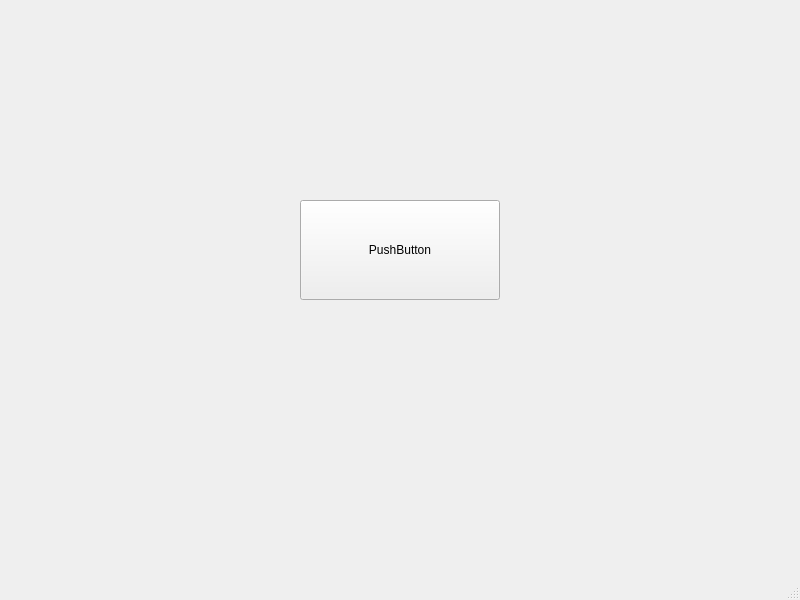
<?xml version="1.0" encoding="UTF-8"?>
<ui version="4.0">
 <class>MainWindow</class>
 <widget class="QMainWindow" name="MainWindow">
  <property name="geometry">
   <rect>
    <x>0</x>
    <y>0</y>
    <width>800</width>
    <height>600</height>
   </rect>
  </property>
  <property name="windowTitle">
   <string>MainWindow</string>
  </property>
  <widget class="QWidget" name="centralwidget">
   <widget class="QPushButton" name="pushButton">
    <property name="geometry">
     <rect>
      <x>300</x>
      <y>200</y>
      <width>200</width>
      <height>100</height>
     </rect>
    </property>
    <property name="text">
     <string>PushButton</string>
    </property>
   </widget>
  </widget>
  <widget class="QMenuBar" name="menubar">
   <property name="geometry">
    <rect>
     <x>0</x>
     <y>0</y>
     <width>800</width>
     <height>21</height>
    </rect>
   </property>
  </widget>
  <widget class="QStatusBar" name="statusbar"/>
 </widget>
 <resources/>
 <connections/>
</ui>
